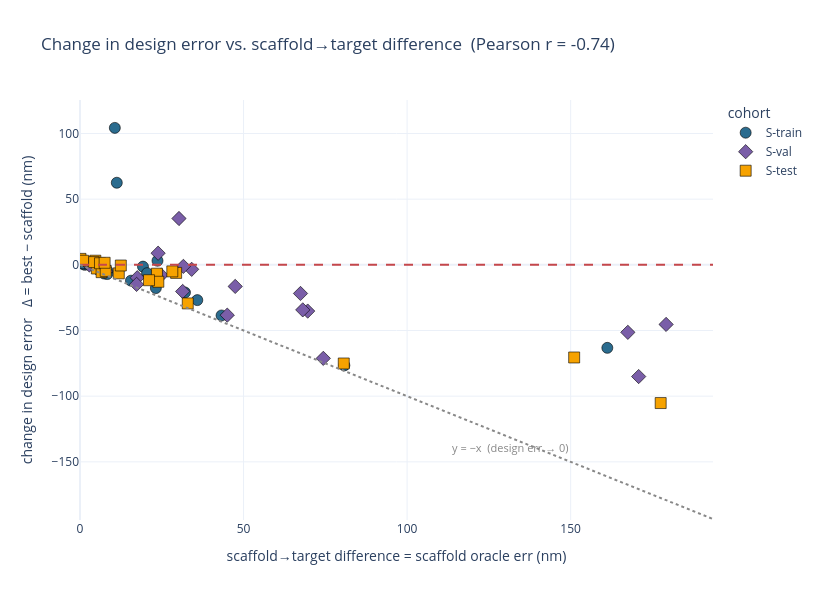

The code cell stored with this chart in its notebook:
### Markdown cell above
## 7. Change in design error vs. how far the scaffold started from the target

**x** = the **scaffold** oracle error — how far the scaffold's predicted spectrum started from the target (the "difference between the original scaffold and the target"). **y** = the **change in error** from design, `Δ = best-design err − scaffold err` (negative = improved). The dashed `y = 0` line is no change; the dotted `y = −x` line is the best possible (design error driven to 0). Points hugging `y = −x` fully closed the gap; points near `y = 0` barely moved; points above `y = 0` regressed. A strong negative correlation means the farther the scaffold started from its target, the more design improved it.

### Code cell
rho = best["d_err"].corr(best["scaf_err"])
xmax = float(best.scaf_err.max()) * 1.08
fig = px.scatter(
    best, x="scaf_err", y="d_err", color="cohort", symbol="cohort",
    color_discrete_map=COLOR, hover_name="task",
    hover_data={"seq_id": ":.0%", "scaf_err": ":.1f", "best_err": ":.1f", "d_err": ":+.1f",
                "id_scaf": ":.0%", "cohort": False},
    labels={"scaf_err": "scaffold→target difference = scaffold oracle err (nm)",
            "d_err": "change in design error   Δ = best − scaffold (nm)"},
    template=pio_tmpl,
    title=f"Change in design error vs. scaffold→target difference  (Pearson r = {rho:.2f})")
fig.add_hline(y=0, line_dash="dash", line_color="#c5474b")                                   # no change
fig.add_shape(type="line", x0=0, y0=0, x1=xmax, y1=-xmax, line=dict(dash="dot", color="#888"))  # y=-x: design err -> 0
fig.add_annotation(x=xmax * 0.68, y=-xmax * 0.72, text="y = −x  (design err → 0)", showarrow=False,
                   font=dict(color="#888", size=11))
fig.update_traces(marker=dict(size=11, line=dict(width=0.6, color="black")))
fig.update_layout(width=820, height=600, legend_title_text="cohort", xaxis_range=[0, xmax])
fig.show()

### Figure 1 — Plotly figure (JSON) as saved in the notebook; plotly's stock layout.template omitted (floating-point values rounded to 4 significant figures)
{"data": [{"customdata": [[0.781, 4.25, 0.92, "S-train"], [0.87, 1.71, 0.925, "S-train"], [0.842, 114.9, 0.903, "S-train"], [0.851, 73.75, 0.907, "S-train"], [0.761, 3.53, 0.896, "S-train"], [0.896, 5.49, 0.891, "S-train"], [0.773, 3.99, 0.895, "S-train"], [0.728, 0.77, 0.912, "S-train"], [0.817, 98, 0.909, "S-train"], [0.808, 11.04, 0.91, "S-train"], [0.79, 1.39, 0.96, "S-train"], [0.741, 4.71, 0.913, "S-train"], [0.88, 2.57, 0.915, "S-train"], [0.876, 2, 0.906, "S-train"], [0.894, 1.97, 0.885, "S-train"], [0.824, 9, 0.918, "S-train"], [0.883, 17.89, 0.9, "S-train"], [0.799, 26.82, 0.961, "S-train"], [0.748, 14.17, 0.924, "S-train"], [0.757, 1.33, 0.928, "S-train"]], "hovertemplate": "<b>%{hovertext}</b><br><br>scaffold→target difference = scaffold oracle err (nm)=%{x:.1f}<br>change in design error   Δ = best − scaffold (nm)=%{y:+.1f}<br>seq_id=%{customdata[0]:.0%}<br>best_err=%{customdata[1]:.1f}<br>id_scaf=%{customdata[2]:.0%}<extra></extra>", "hovertext": ["Azurite-AvicFP1", "Gamillus-dfGFP", "HcRed-mGinger1", "HcRed7-mGinger1", "NijiFP-CGP", "Rtms5-Montipora sp. #20-9115", "amFP515-stylGFP", "bfloGFPc1-LanYFP", "eqFP611-mRubyFT", "eqFP650-FusionRed-M", "htFuncLib_thermo.1-OFPxm", "lanRFP-ΔS83l-LanYFP", "mBaoJin-T55S-mStayGold2", "mBaoJin-mStayGold2", "mKO-KO", "mNeptune681-Crimson", "mRtms5-Montipora sp. #20-9115", "mScarlet-I3-mRFP1_Magenta", "moxNeonGreen-laGFP", "ppluGFP2-pdae1GFP"], "legendgroup": "S-train", "marker": {"color": "#2b6c8f", "line": {"color": "black", "width": 0.6}, "size": 11, "symbol": "circle"}, "mode": "markers", "name": "S-train", "orientation": "v", "showlegend": true, "type": "scatter", "x": [80.82, 1.63, 10.65, 11.25, 15.58, 23.19, 8.36, 7.43, 161.2, 32.09, 1.11, 43.27, 1.08, 0.91, 5.58, 35.86, 19.25, 23.69, 20.51, 8.34], "xaxis": "x", "y": [-76.57, 0.08, 104.3, 62.5, -12.05, -17.7, -4.37, -6.66, -63.21, -21.05, 0.28, -38.56, 1.49, 1.09, -3.61, -26.86, -1.36, 3.13, -6.34, -7.01], "yaxis": "y"}, {"customdata": [[0.795, 6.71, 0.926, "S-val"], [0.77, 4.08, 0.909, "S-val"], [0.798, 3.17, 0.908, "S-val"], [0.821, 85.74, 0.905, "S-val"], [0.813, 133.8, 0.896, "S-val"], [0.789, 116.1, 0.918, "S-val"], [0.819, 2.73, 0.9, "S-val"], [0.79, 16.96, 0.92, "S-val"], [0.794, 7.7, 0.933, "S-val"], [0.819, 34.4, 0.92, "S-val"], [0.811, 33.81, 0.912, "S-val"], [0.806, 2.41, 0.944, "S-val"], [0.776, 31.01, 0.93, "S-val"], [0.801, 30.71, 0.894, "S-val"], [0.788, 30.43, 0.916, "S-val"], [0.793, 45.6, 0.894, "S-val"], [0.807, 11.11, 0.916, "S-val"], [0.83, 65.53, 0.911, "S-val"], [0.773, 2.96, 0.966, "S-val"], [0.812, 32.73, 0.957, "S-val"]], "hovertemplate": "<b>%{hovertext}</b><br><br>scaffold→target difference = scaffold oracle err (nm)=%{x:.1f}<br>change in design error   Δ = best − scaffold (nm)=%{y:+.1f}<br>seq_id=%{customdata[0]:.0%}<br>best_err=%{customdata[1]:.1f}<br>id_scaf=%{customdata[2]:.0%}<extra></extra>", "hovertext": ["Blue102-GdT", "Dendra2-T69A-CGP", "P4-AvicFP1", "RFP630-mRubyFT", "RFP637-mRubyFT", "TagBFP-Crimson", "ccGFP E6-ccalGFP3", "deGFP1-AvicFP1", "eGFP203C-AvicFP1", "htFuncLib_sf:acid.5-PS-CFP2", "htFuncLib_sf:mid.10-PS-CFP2", "htFuncLib_thermo.9-TripartiteGFP", "laGFP-laRFP", "mEos2-mc1", "mEos4Fast1-mc1", "mEos4a-eechRFP", "mGold-GFPxm19", "mRuby2-RFP637", "msGFP2-ShG24", "rsFusionRed2-eqFP650"], "legendgroup": "S-val", "marker": {"color": "#7a5ea8", "line": {"color": "black", "width": 0.6}, "size": 11, "symbol": "diamond"}, "mode": "markers", "name": "S-val", "orientation": "v", "showlegend": true, "type": "scatter", "x": [45.02, 4.25, 74.38, 170.8, 179.2, 167.5, 2.86, 24.82, 17.51, 69.61, 68.1, 17.3, 47.45, 34.14, 31.6, 67.41, 31.38, 30.26, 7.87, 23.88], "xaxis": "x", "y": [-38.31, -0.17, -71.21, -85.05, -45.36, -51.4, -0.13, -7.86, -9.81, -35.21, -34.29, -14.89, -16.44, -3.43, -1.17, -21.81, -20.27, 35.27, -4.91, 8.85], "yaxis": "y"}, {"customdata": [[0.807, 23.24, 0.946, "S-test"], [0.791, 3.56, 0.908, "S-test"], [0.765, 7.84, 0.896, "S-test"], [0.802, 5.39, 0.89, "S-test"], [0.825, 11.96, 0.913, "S-test"], [0.795, 2.34, 0.925, "S-test"], [0.716, 1.03, 0.927, "S-test"], [0.79, 16.77, 0.908, "S-test"], [0.793, 11.05, 0.9, "S-test"], [0.769, 9.38, 0.895, "S-test"], [0.773, 6.26, 0.891, "S-test"], [0.773, 7.31, 0.895, "S-test"], [0.794, 23.23, 0.983, "S-test"], [0.794, 3.23, 0.976, "S-test"], [0.795, 4.67, 0.903, "S-test"], [0.783, 9.1, 0.926, "S-test"], [0.814, 80.53, 0.916, "S-test"], [0.795, 4.06, 0.916, "S-test"], [0.787, 5.53, 0.904, "S-test"], [0.817, 72.28, 0.9, "S-test"]], "hovertemplate": "<b>%{hovertext}</b><br><br>scaffold→target difference = scaffold oracle err (nm)=%{x:.1f}<br>change in design error   Δ = best − scaffold (nm)=%{y:+.1f}<br>seq_id=%{customdata[0]:.0%}<br>best_err=%{customdata[1]:.1f}<br>id_scaf=%{customdata[2]:.0%}<extra></extra>", "hovertext": ["Clomeleon-GFPxm19", "CyPet-GFPxm16", "Dendra2-CGP", "KikG-Dronpa-2", "LanYFP-laGFP", "Monomeric hyperfolder YFP-OFPxm", "TurboGFP-pdae1GFP", "W1C-AvicFP1", "ZsGreen-mPapaya0.7", "amCyan1-stylGFP", "amFP495-stylGFP", "amFP506-stylGFP", "deGFP2-AvicFP1", "htFuncLib_basic.3-ShG24", "mEos3.1-mc2", "mKate-Crimson", "mRuby-Electra1", "pcStar-mc2", "sg42-AvicFP1", "td-RFP639-mRubyFT"], "legendgroup": "S-test", "marker": {"color": "#f6a200", "line": {"color": "black", "width": 0.6}, "size": 11, "symbol": "square"}, "mode": "markers", "name": "S-test", "orientation": "v", "showlegend": true, "type": "scatter", "x": [29.39, 32.94, 4.69, 11.86, 12.48, 5.16, 6.61, 23.52, 23.95, 21.1, 4.19, 6.11, 28.22, 7.86, 0.15, 7.53, 151.1, 0.95, 80.63, 177.5], "xaxis": "x", "y": [-6.15, -29.38, 3.15, -6.47, -0.52, -2.82, -5.58, -6.75, -12.9, -11.72, 2.07, 1.2, -4.99, -4.63, 4.52, 1.57, -70.54, 3.11, -75.1, -105.2], "yaxis": "y"}], "layout": {"annotations": [{"font": {"color": "#888", "size": 11}, "showarrow": false, "text": "y = −x  (design err → 0)", "x": 131.6, "y": -139.3}], "height": 600, "legend": {"title": {"text": "cohort"}, "tracegroupgap": 0}, "shapes": [{"line": {"color": "#c5474b", "dash": "dash"}, "type": "line", "x0": 0, "x1": 1, "xref": "x domain", "y0": 0, "y1": 0, "yref": "y"}, {"line": {"color": "#888", "dash": "dot"}, "type": "line", "x0": 0, "x1": 193.5, "y0": 0, "y1": -193.5}], "title": {"text": "Change in design error vs. scaffold→target difference  (Pearson r = -0.74)"}, "width": 820, "xaxis": {"anchor": "y", "domain": [0, 1], "range": [0, 193.5], "title": {"text": "scaffold→target difference = scaffold oracle err (nm)"}}, "yaxis": {"anchor": "x", "domain": [0, 1], "title": {"text": "change in design error   Δ = best − scaffold (nm)"}}}}
